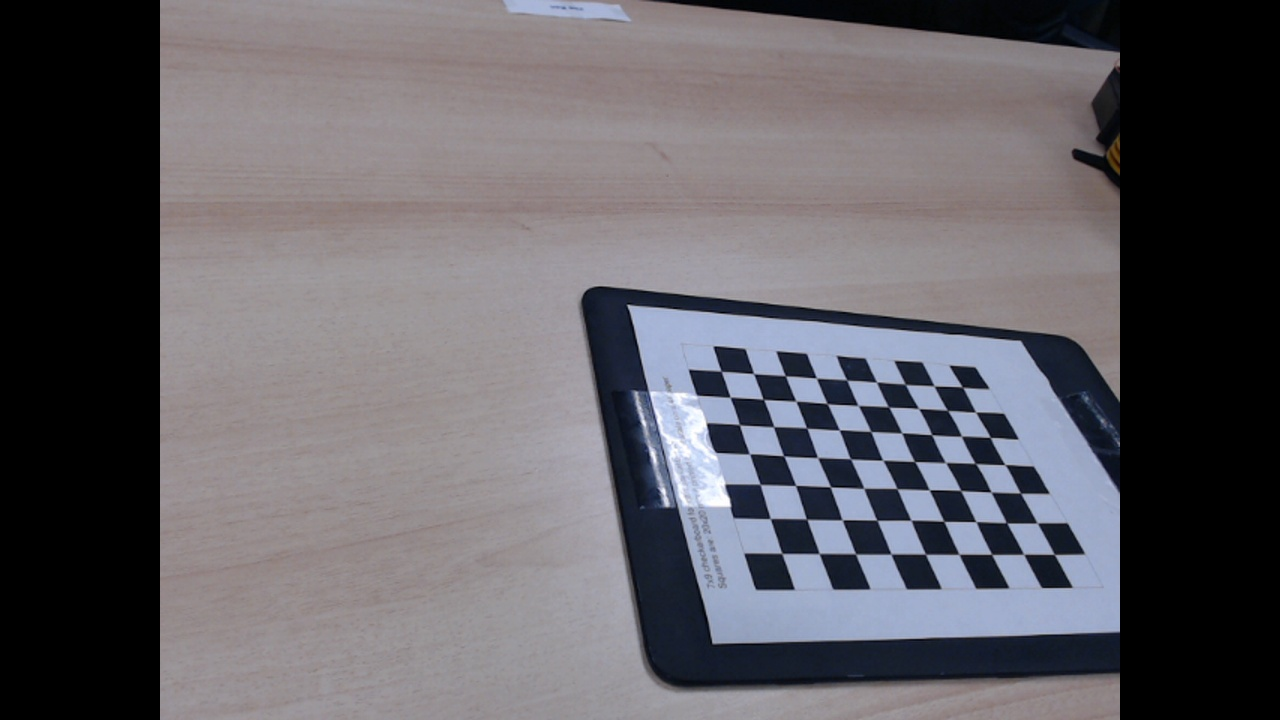
#> input picture image/group5_18_left.jpg, 1280 x 720 px
$ python pose_estimation.py
#> lines starting #> are read from the running program, lines starting #| are printed output that depends on the picture; long printed decimals are rounded
# -*- coding: utf-8 -*-
"""
Camera pose estimation according to one checkerboard
(We can get pose of two cameras according to the same checkerboard
then get the relative pose between two cameras)
Note: make sure that the origins in the two images are the same point in real world

Input: all checkerboard images from one camera
Output:    rvecs: rotation vector
           tvecs: translation vector

Reference:
    https://github.com/njanirudh/Aruco_Tracker
    OpenCV-Python Tutorials » Camera Calibration and 3D Reconstruction
    https://opencv.org/license/
"""

import numpy as np
import cv2

IMAGE_NAME = 'image/group5_18_left.jpg'
PARA_SAVE_PATH = "parameters/parameters_left.yaml"

# File storage in OpenCV
cv_file = cv2.FileStorage(PARA_SAVE_PATH, cv2.FILE_STORAGE_READ)

# Note : we also have to specify the type
# to retrieve otherwise we only get a 'None'
# FileNode object back instead of a matrix
mtx = cv_file.getNode("camera_matrix").mat()
dist = cv_file.getNode("dist_coeff").mat()

cv_file.release()

# Function to draw the axis
def draw(img, corners, imgpts):
    corner = tuple(corners[0].ravel())
    img = cv2.line(img, corner, tuple(imgpts[0].ravel()), (255, 0, 0), 5)
    img = cv2.line(img, corner, tuple(imgpts[1].ravel()), (0, 255, 0), 5)
    img = cv2.line(img, corner, tuple(imgpts[2].ravel()), (0, 0, 255), 5)
    return img

# termination criteria (each small sqare in our checkerboard is 20mm x 20mm)
criteria = (cv2.TERM_CRITERIA_EPS + cv2.TERM_CRITERIA_MAX_ITER, 20, 0.001)

objp = np.zeros((7*9,3), np.float32)
objp[:,:2] = np.mgrid[0:9,0:7].T.reshape(-1,2)

axis = np.float32([[3,0,0], [0,3,0], [0,0,-3]]).reshape(-1,3)

img = cv2.imread(IMAGE_NAME)
#> img is the input picture: shape (720, 1280, 3); mean B, G, R 101.4, 96, 98.5
gray = cv2.cvtColor(img,cv2.COLOR_BGR2GRAY)
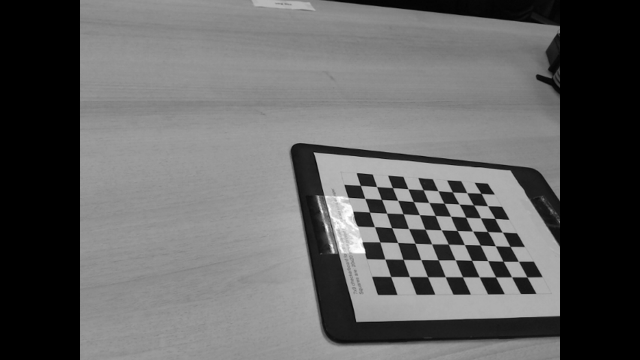
#> gray: shape (720, 1280) (shown at 1/2 size); min 0, max 255, mean 97.4
ret, corners = cv2.findChessboardCorners(gray, (9,7),None)
#> ret = True; corners = 63 rows, first 8: [721.2, 371.2], [753.4, 373.4], [785.5, 375.8], [816.5, 378], [846.8, 380.1], [876.6, 382.1], [905.3, 384.5], [934.1, 386]

if ret == True:
    corners2 = cv2.cornerSubPix(gray,corners,(11,11),(-1,-1),criteria)
#> corners2 = 63 rows, first 8: [721.1, 371.2], [753.7, 373.6], [785.3, 375.8], [816.4, 378.2], [846.7, 380.1], [876.5, 382.1], [905.3, 384.4], [934.1, 385.9]
    if np.linalg.norm(corners2[0,0,:]) > np.linalg.norm(corners2[62,0,:]):
        corners2 = corners2[::-1,:,:]
    # Find the rotation and translation vectors.
    _,rvecs, tvecs, inliers = cv2.solvePnPRansac(objp, corners2, mtx, dist)
#> rvecs = [-0.837, -0.29, -0.0579]; tvecs = [3, 0.449, 27.83]; inliers = 63 values from 0 to 62
    # project 3D points to image plane
    imgpts, jac = cv2.projectPoints(axis, rvecs, tvecs, mtx, dist)
#> imgpts = [[816.6, 377.7], [749.1, 454.3], [755.2, 283.6]]

    img = draw(img,corners2,imgpts)
#> in draw, `corner = tuple(corners[0].ravel())`: corner = (721.1, 371.2)
#> in draw, `img = cv2.line(img, corner, tuple(imgpts[2].ravel()), (0, 0, 255), 5)`:
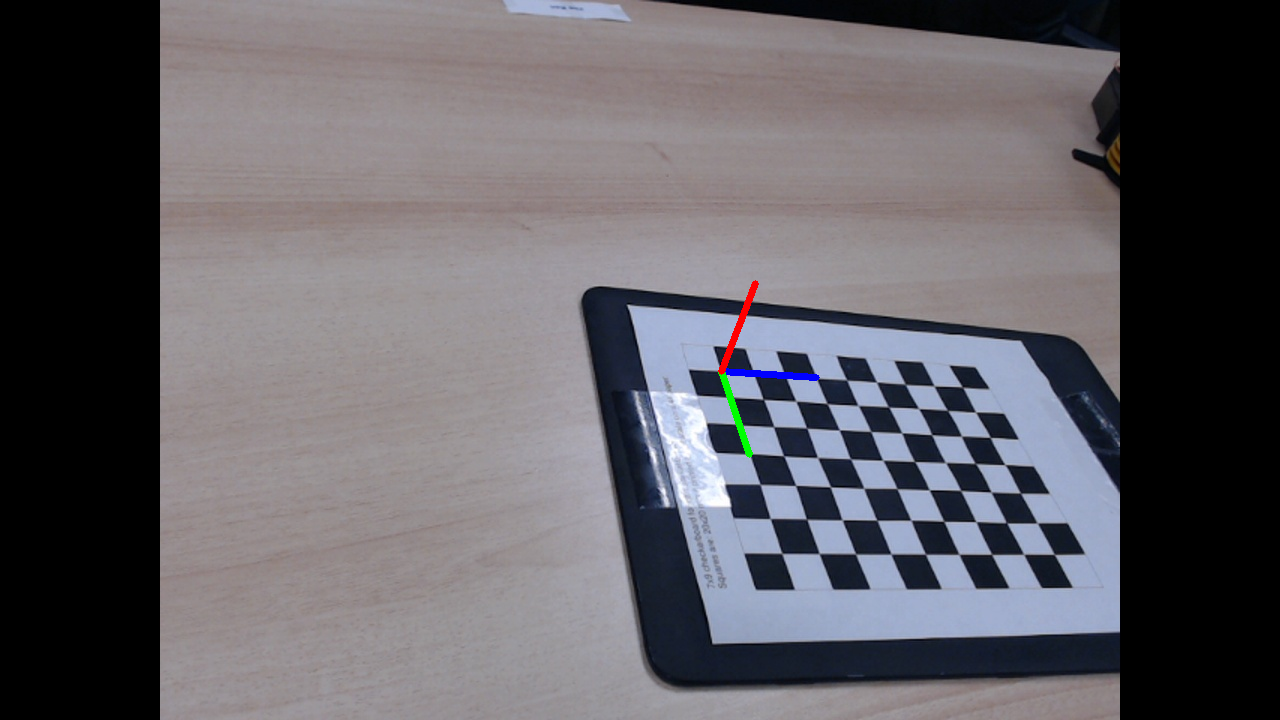
#> img: shape (720, 1280, 3); mean B, G, R 101.4, 95.9, 98.5
    cv2.imshow('img',img)
    k = cv2.waitKey(5000)
#> (key Esc is pressed here)

cv2.destroyAllWindows()
print("rvecs")
print(str(rvecs))
#| [[-0.8367]
#|  [-0.2903]
#|  [-0.05789]]
print("tvecs")
print(str(tvecs))
#| [[ 3.001]
#|  [ 0.4487]
#|  [27.828]]

$ run again, with image/group5_10_left.jpg copied over image/group5_18_left.jpg
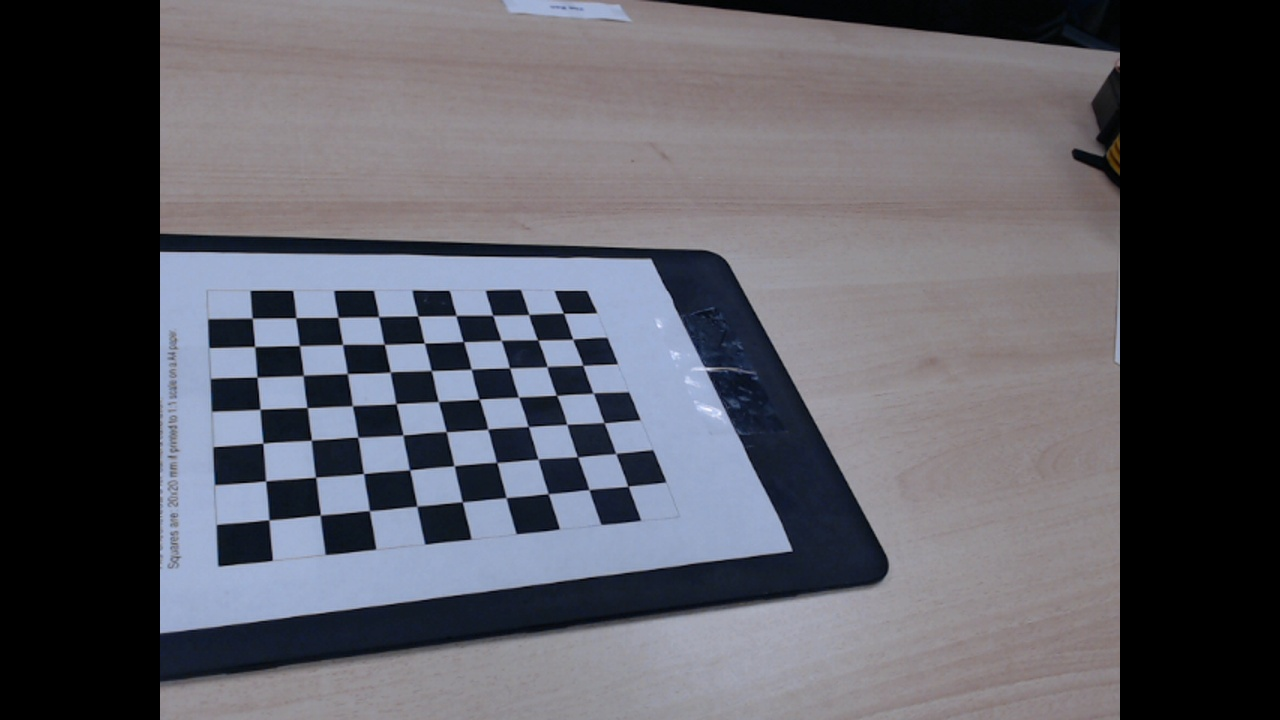
#> input picture image/group5_10_left.jpg, 1280 x 720 px
#> img is the input picture: shape (720, 1280, 3); mean B, G, R 98.1, 90.2, 90.4
#> `gray = cv2.cvtColor(img,cv2.COLOR_BGR2GRAY)`:
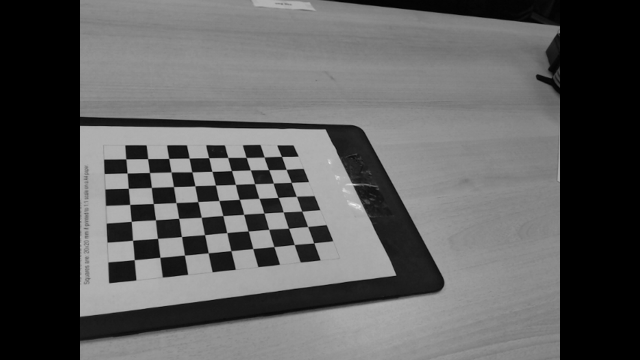
#> gray: shape (720, 1280) (shown at 1/2 size); min 0, max 246, mean 91.2
#> ret = True; corners = 63 rows, first 8: [628.1, 486.4], [589.1, 489.8], [548, 493.9], [506.1, 497.6], [462.2, 501.9], [416.9, 506.3], [369.3, 510.7], [320.1, 515]
#> `corners2 = cv2.cornerSubPix(gray,corners,(11,11),(-1,-1),criteria)`: corners2 = 63 rows, first 8: [628, 486.3], [589, 489.5], [548.3, 493.6], [506.1, 497.6], [462.3, 501.8], [416.8, 506.2], [369.4, 510.6], [320.4, 515.1]
#> `corners2 = corners2[::-1,:,:]`: corners2 = 63 rows, first 8: [252.2, 318.2], [295.7, 317.7], [338, 317.3], [378.6, 316.7], [417.8, 316], [456.1, 315.5], [492.7, 315.3], [528.6, 314.6]
#> rvecs = [-0.805, -0.356, -0.186]; tvecs = [-8.84, -0.86, 24.82]; inliers = 63 values from 0 to 62
#> imgpts = [[378.7, 316.2], [259.9, 409.8], [254, 213.3]]
#> corner = (252.2, 318.2)
#> in draw, `img = cv2.line(img, corner, tuple(imgpts[2].ravel()), (0, 0, 255), 5)`:
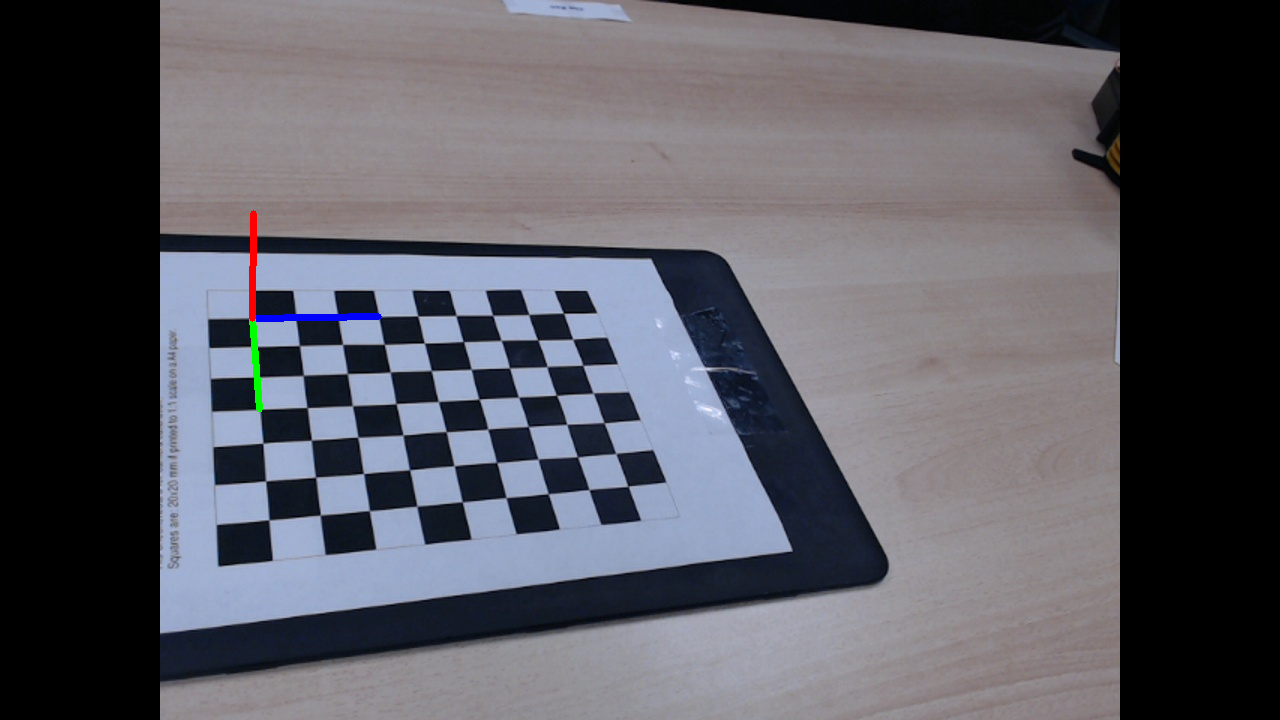
#> img: shape (720, 1280, 3); mean B, G, R 98, 90.2, 90.4
#| [[-0.8055]
#|  [-0.3561]
#|  [-0.1858]]
#| [[-8.845]
#|  [-0.8602]
#|  [24.822 ]]

$ run again, with image/group5_11_left.jpg copied over image/group5_18_left.jpg
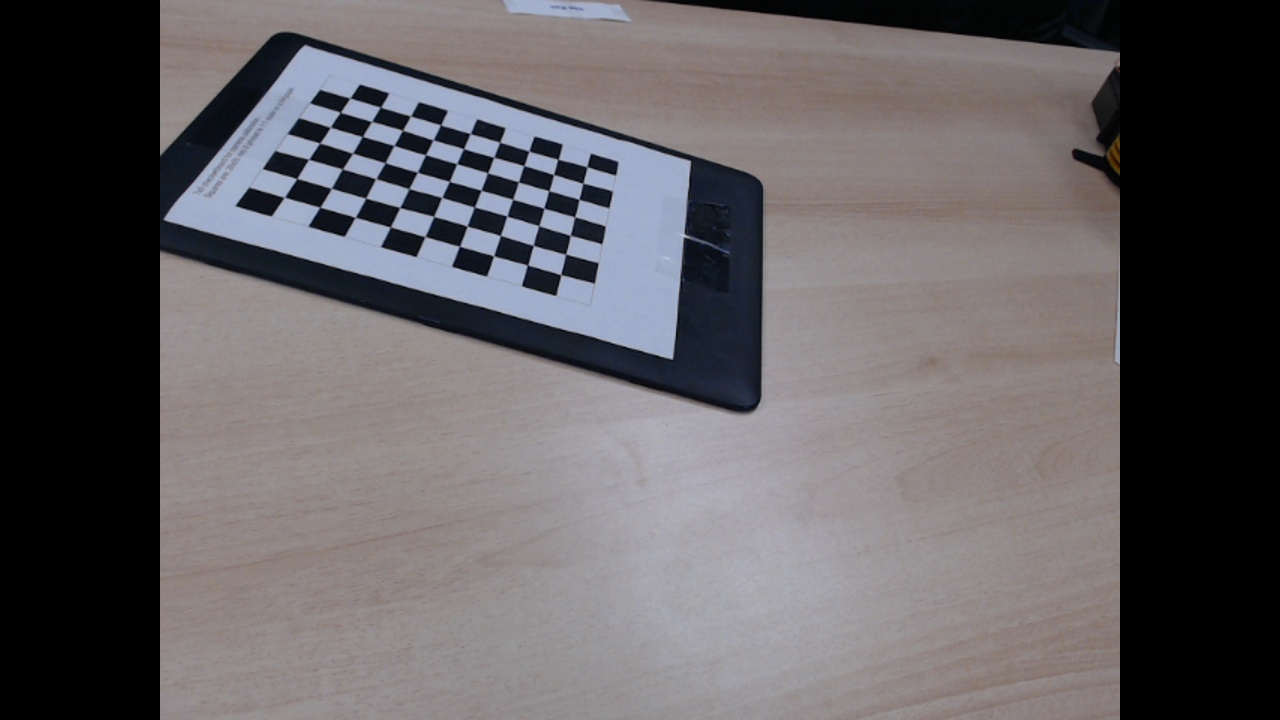
#> input picture image/group5_11_left.jpg, 1280 x 720 px
#> img is the input picture: shape (720, 1280, 3); mean B, G, R 97.7, 95, 98.5
#> `gray = cv2.cvtColor(img,cv2.COLOR_BGR2GRAY)`:
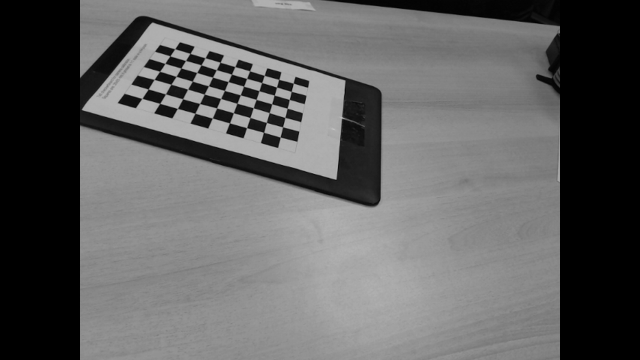
#> gray: shape (720, 1280) (shown at 1/2 size); min 0, max 201, mean 96.3
#> ret = True; corners = 63 rows, first 8: [350, 98], [380.6, 106.9], [410.8, 116], [440.6, 124.7], [470, 133.6], [499.6, 142.4], [528.9, 151.1], [557.9, 159.4]
#> corners2 = 63 rows, first 8: [350, 98.03], [380.4, 107.2], [410.5, 116.1], [440.6, 124.9], [470.2, 133.6], [499.7, 142.2], [528.8, 151.1], [558, 159.3]
#> rvecs = [-0.86, -0.181, 0.207]; tvecs = [-8.65, -8.06, 33.15]; inliers = 63 values from 0 to 62
#> imgpts = [[440.5, 124.3], [319.7, 143.7], [356.7, 8.6]]
#> corner = (350, 98.03)
#> in draw, `img = cv2.line(img, corner, tuple(imgpts[2].ravel()), (0, 0, 255), 5)`:
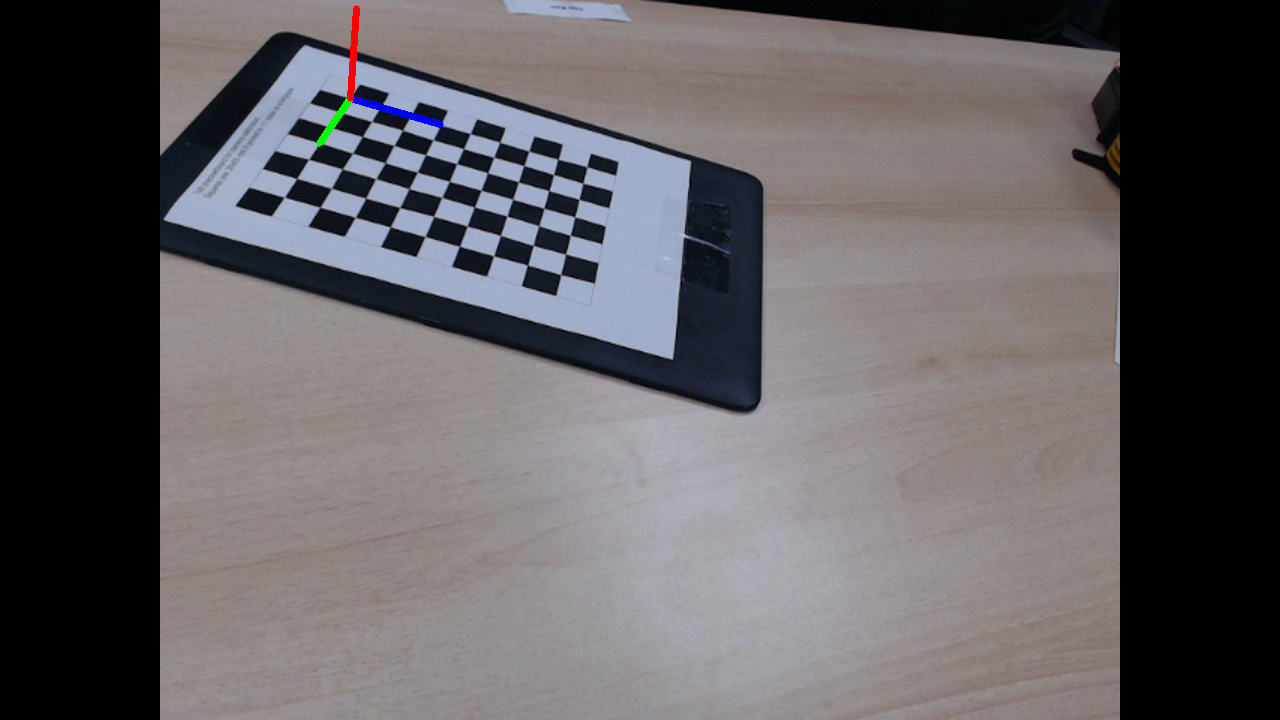
#> img: shape (720, 1280, 3); mean B, G, R 97.6, 94.9, 98.4
#| [[-0.8604]
#|  [-0.1813 ]
#|  [ 0.207 ]]
#| [[-8.646]
#|  [-8.058]
#|  [33.149]]
